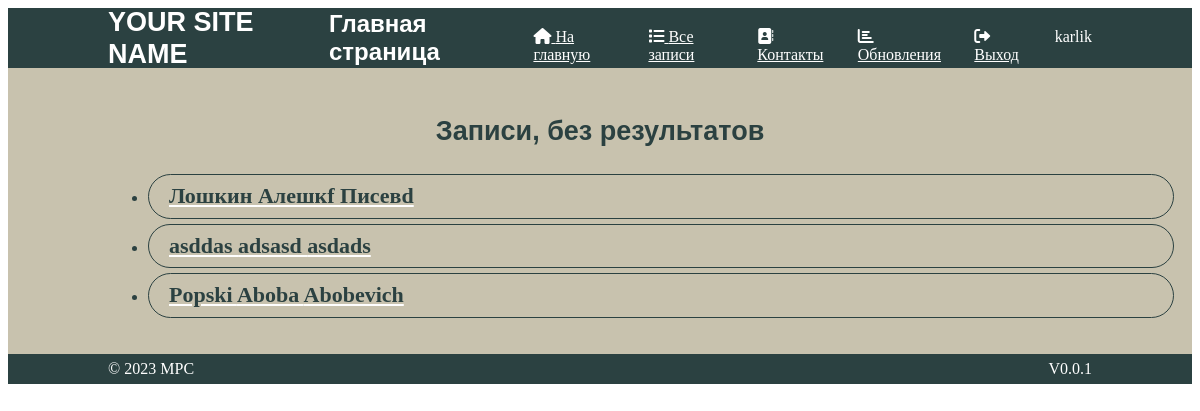
The app's page / (signed in), older data.
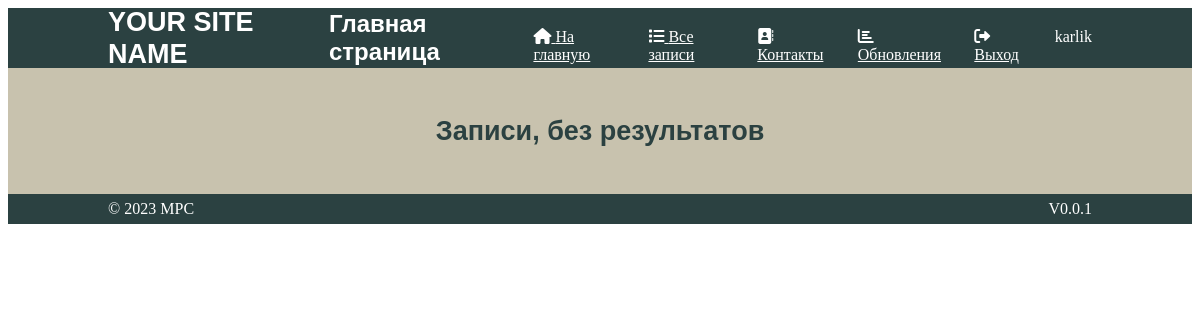
The same page, newer data.
### clients/models.py (models this page shows, shortened)
class Client(models.Model):
    GENDER_CHOICES = [
        (0, 'Женский'),
        (1, 'Мужской'),
    ]
    id_token = models.CharField(max_length=100, default=None, unique=True, editable=False)
    id = models.UUIDField(primary_key=True, default=uuid.uuid4, editable=False)
    first_name = models.CharField(max_length=100)
    last_name = models.CharField(max_length=100)
    patronymic = models.CharField(max_length=100, blank=True)
    age = models.IntegerField(null=False, blank=True, default=0)
    body_mass_index = models.FloatField(null=True, blank=True)
    spo2 = models.IntegerField(null=True, blank=True)
    admission_date = models.DateField(default=date.today, null=False, blank=True)
    result = models.IntegerField(null=True, blank=True)
    dayshome = models.IntegerField(null=True, blank=True)
    gender = models.BooleanField(default=True, choices=GENDER_CHOICES)
    history = HistoricalRecords(inherit=True)
    f_test_ex = models.IntegerField(null=True, blank=True)
    f_test_in = models.IntegerField(null=True, blank=True)
    comorb_ccc = models.BooleanField(default=False, blank=True)
    comorb_bl = models.BooleanField(default=False, blank=True)
    cd_ozhir = models.BooleanField(default=False, blank=True)
    comorb_all = models.BooleanField(default=False, blank=True)
    l_109 = models.FloatField(null=True, blank=True)
    lf = models.FloatField(null=True, blank=True)
    rox = models.FloatField(null=True, blank=True)
    spo2_fio = models.FloatField(null=True, blank=True)
    ch_d = models.IntegerField(null=True, blank=True)

### web_handler/views.py (the view)
# urls.py: path('', HomeView.as_view(), name='home'),
class HomeView(LoginRequiredMixin, View):
    login_url = LOGIN_URL
    def get(self, request):
        no_results_patients = Client.objects.filter(result__isnull=True,
                                                    admission_date__lt=timezone.now() - timedelta(days=3))
        more_than_five = no_results_patients.count() > 5
        context = {
            'no_results_patients': no_results_patients,
            'more_than_five': more_than_five,
        }
        return render(request, 'home.html', context)

### web_handler/templates/home.html (shortened to what this page needs)
{% extends 'base.html' %}
{% load static %}
{% block header %}Главная страница{% endblock %}
{% block content %}
    <h3>Записи, без результатов</h3>
    <ul class="list">
        {% for patient in no_results_patients %}
        <li>
            <a href="{% url 'client_detail' id_token=patient.id_token %}">
                <div class="list_item">
                    {{ patient.last_name }} {{ patient.first_name }} {{ patient.patronymic }}
                </div>
            </a>
        </li>
        {% endfor %}
    </ul>
{% endblock %}

Row changes from the older to the newer data that the page shows:
removed Client: last_name "Лошкин", first_name "Алешкf", patronymic "Писевd"
removed Client: last_name "asddas", first_name "adsasd", patronymic "asdads"
removed Client: last_name "Popski", first_name "Aboba", patronymic "Abobevich"
